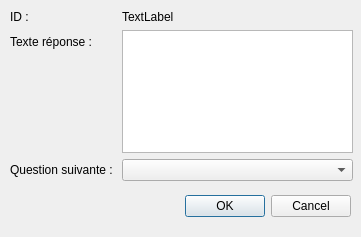
<?xml version="1.0" encoding="UTF-8"?>
<ui version="4.0">
 <class>ModifReponseWindow</class>
 <widget class="QDialog" name="ModifReponseWindow">
  <property name="geometry">
   <rect>
    <x>0</x>
    <y>0</y>
    <width>361</width>
    <height>237</height>
   </rect>
  </property>
  <property name="windowTitle">
   <string>Dialog</string>
  </property>
  <widget class="QDialogButtonBox" name="buttonBox">
   <property name="geometry">
    <rect>
     <x>10</x>
     <y>190</y>
     <width>341</width>
     <height>32</height>
    </rect>
   </property>
   <property name="orientation">
    <enum>Qt::Horizontal</enum>
   </property>
   <property name="standardButtons">
    <set>QDialogButtonBox::Cancel|QDialogButtonBox::Ok</set>
   </property>
  </widget>
  <widget class="QWidget" name="">
   <property name="geometry">
    <rect>
     <x>10</x>
     <y>10</y>
     <width>343</width>
     <height>171</height>
    </rect>
   </property>
   <layout class="QFormLayout" name="formLayout">
    <item row="0" column="0">
     <widget class="QLabel" name="label">
      <property name="text">
       <string>ID : </string>
      </property>
     </widget>
    </item>
    <item row="0" column="1">
     <widget class="QLabel" name="label_idReponse">
      <property name="text">
       <string>TextLabel</string>
      </property>
     </widget>
    </item>
    <item row="2" column="0">
     <widget class="QLabel" name="label_2">
      <property name="text">
       <string>Texte réponse : </string>
      </property>
     </widget>
    </item>
    <item row="2" column="1">
     <widget class="QTextEdit" name="textEdit"/>
    </item>
    <item row="3" column="1">
     <widget class="QComboBox" name="comboBox"/>
    </item>
    <item row="3" column="0">
     <widget class="QLabel" name="label_3">
      <property name="text">
       <string>Question suivante : </string>
      </property>
     </widget>
    </item>
   </layout>
  </widget>
 </widget>
 <resources/>
 <connections>
  <connection>
   <sender>buttonBox</sender>
   <signal>accepted()</signal>
   <receiver>ModifReponseWindow</receiver>
   <slot>accept()</slot>
   <hints>
    <hint type="sourcelabel">
     <x>248</x>
     <y>254</y>
    </hint>
    <hint type="destinationlabel">
     <x>157</x>
     <y>274</y>
    </hint>
   </hints>
  </connection>
  <connection>
   <sender>buttonBox</sender>
   <signal>rejected()</signal>
   <receiver>ModifReponseWindow</receiver>
   <slot>reject()</slot>
   <hints>
    <hint type="sourcelabel">
     <x>316</x>
     <y>260</y>
    </hint>
    <hint type="destinationlabel">
     <x>286</x>
     <y>274</y>
    </hint>
   </hints>
  </connection>
 </connections>
</ui>
